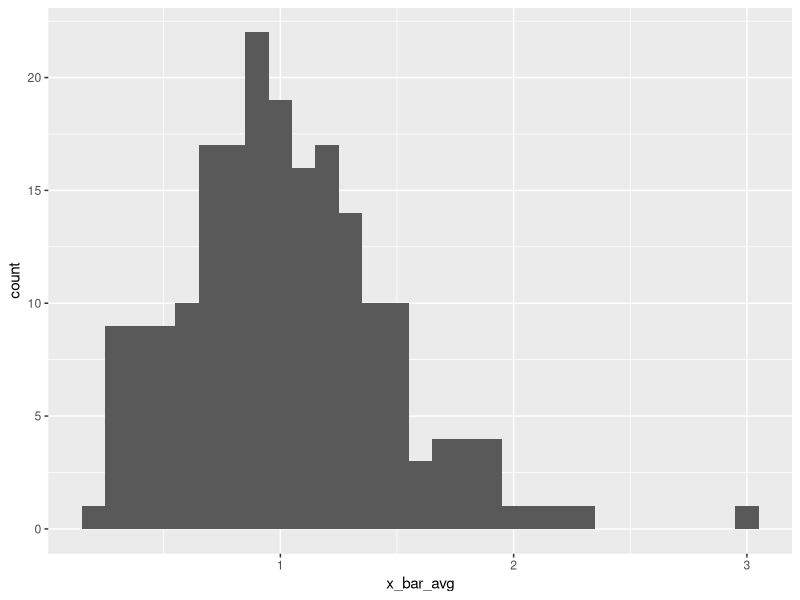

Write R code to recreate this figure.
#Author: Patrick Glettig
#Date: 05.10.2018
#Title: Problemset 1 Empirical Methods, Function for solving questions 2 a)-d)

solveTask <- function(N=1,R=200){
  library(ggplot2)#for the histogram
  #Create empty DF first to be filled
  samples <- data.frame(matrix(data=NA,nrow=R,ncol=N))
  
  for (i in 1:R){#we need 200 replications
    samples[i,] <- rexp(n=N) #draw 5 observations of the exponential distribution
  }
  #Rename column names
  names(samples) <- paste0('x_',1:N)
  
  samples['x_bar_avg']<-apply(samples,MARGIN = 1,FUN = mean)#calculate average per sample
  plot <- ggplot(samples, aes(x=x_bar_avg)) + geom_histogram(binwidth=0.1)
  x_bar <- mean(samples$x_bar_avg)
  s_x_bar <- var(samples$x_bar_avg)
  result <- list(plot,x_bar,s_x_bar)
  names(result) <- c('Histogram','x_bar','s_x_bar')
  return(result)
}
solveTask(N=5,R=200)


